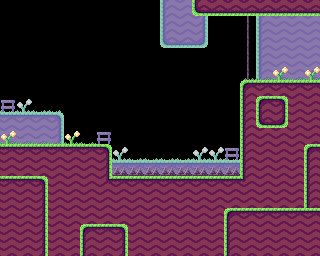

Tiled map render using the project's own tile images. Description and the whole map definition, tile-layer contents included, below:
An orthogonal 20x16 tile map with 16x16 px tiles, 2 tile layers (BackTiles, Tiles) and 9 objects (4x ground, 2x place_allow, player, exit, spike).

<map version="1.10" tiledversion="1.11.2" orientation="orthogonal" renderorder="right-down" width="20" height="16" tilewidth="16" tileheight="16" infinite="0" nextlayerid="6" nextobjectid="62">
 <editorsettings>
  <export target="level8.lua" format="lua" />
 </editorsettings>
 <properties>
  <property name="DEBUG" type="bool" value="false" />
  <property name="crate" type="int" value="0" />
  <property name="dialog_name" value="none" />
  <property name="level_name" value="ricochet" />
  <property name="orb" type="int" value="1" />
  <property name="platform" type="int" value="1" />
  <property name="springboard" type="int" value="1" />
 </properties>
 <tileset firstgid="1" name="tiles" tilewidth="16" tileheight="16" tilecount="256" columns="16">
  <image source="../graphics/tiles.png" width="256" height="256" />
 </tileset>
 <layer id="5" name="BackTiles" width="20" height="16" tintcolor="#ffffff">
  <data encoding="csv">
0,0,0,0,0,0,0,0,0,0,22,23,23,0,0,0,0,0,0,0,
0,0,0,0,0,0,0,0,0,0,22,23,24,0,0,66,22,23,23,23,
0,0,0,0,0,0,0,0,0,0,38,39,40,0,0,66,22,23,23,23,
0,0,0,0,0,0,0,0,0,0,0,0,0,0,0,66,22,23,23,23,
0,0,0,0,0,0,0,0,0,0,0,0,0,0,0,66,22,23,23,23,
0,0,0,0,0,0,0,0,0,0,0,0,0,0,0,0,0,0,0,0,
28,27,28,44,0,0,0,0,0,0,0,0,0,0,0,0,18,18,0,0,
7,7,7,8,0,0,0,0,0,0,0,0,0,0,0,0,18,18,0,0,
23,23,23,24,0,0,0,0,0,0,0,0,0,0,0,0,0,0,0,0,
0,0,0,0,0,0,0,27,28,28,28,28,27,27,28,0,0,0,0,18,
0,0,0,0,0,0,0,7,7,7,7,7,7,7,7,0,0,0,0,0,
0,0,18,0,0,0,0,0,0,0,0,0,0,0,0,0,0,0,0,0,
0,0,0,0,0,0,0,0,0,0,0,0,0,0,0,0,0,0,0,0,
0,0,0,0,0,0,0,0,0,0,0,0,0,0,18,0,0,0,0,0,
0,0,0,0,0,18,0,18,0,0,0,0,0,0,0,0,0,0,0,0,
0,0,0,0,0,0,0,0,0,0,0,0,0,0,0,0,0,0,0,0
</data>
 </layer>
 <layer id="1" name="Tiles" width="20" height="16">
  <data encoding="csv">
0,0,0,0,0,0,0,0,0,0,0,0,33,34,34,34,34,34,34,34,
0,0,0,0,0,0,0,0,0,0,0,0,0,0,0,0,0,0,0,0,
0,0,0,0,0,0,0,0,0,0,0,0,0,0,0,0,0,0,0,0,
0,0,0,0,0,0,0,0,0,0,0,0,0,0,0,0,0,0,0,0,
0,0,0,0,0,0,0,0,0,0,0,0,0,0,0,84,69,68,69,68,
0,0,0,0,0,0,0,0,0,0,0,0,0,0,0,1,2,2,2,2,
52,0,0,0,0,0,0,0,0,0,0,0,0,0,0,17,1,3,18,18,
0,0,0,0,0,0,0,0,0,0,0,0,0,0,0,17,33,35,18,18,
68,69,69,69,68,69,52,0,0,0,0,0,0,0,0,17,18,18,18,18,
2,2,2,2,2,2,3,0,0,0,0,0,0,0,52,17,18,18,18,1,
18,18,18,18,18,18,19,81,81,81,81,81,81,81,81,17,18,18,18,17,
2,2,3,18,18,18,36,2,2,2,2,2,2,2,2,37,18,18,18,17,
18,18,19,18,18,18,18,18,18,18,18,18,18,18,18,18,18,18,18,17,
18,18,19,18,18,18,18,18,18,18,18,18,18,18,1,2,2,2,2,2,
18,18,19,18,18,1,2,3,18,18,18,18,18,18,17,18,18,18,18,18,
18,18,19,18,18,17,18,19,18,18,18,18,18,18,17,18,18,18,18,18
</data>
 </layer>
 <objectgroup id="2" name="Objects">
  <object id="4" type="player" x="24" y="128" width="16" height="16" />
  <object id="6" type="exit" x="280" y="64" width="16" height="16" />
  <object id="8" type="ground" x="0" y="144" width="112" height="112" />
  <object id="57" type="ground" x="240" y="80" width="80" height="176" />
  <object id="58" type="ground" x="112" y="176" width="128" height="80" />
  <object id="59" type="ground" x="192" y="0" width="128" height="16" />
  <object id="60" type="spike" x="112" y="172" width="128" height="4" />
 </objectgroup>
 <objectgroup color="#18abcc" id="4" name="Allow">
  <object id="18" type="place_allow" x="80" y="112" width="32" height="32" />
  <object id="61" type="place_allow" x="112" y="64" width="32" height="32" />
 </objectgroup>
</map>
